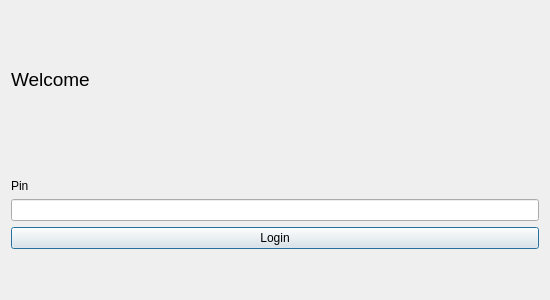
<?xml version="1.0" encoding="UTF-8"?>
<ui version="4.0">
 <class>QuickLoginPage</class>
 <widget class="QDialog" name="QuickLoginPage">
  <property name="geometry">
   <rect>
    <x>0</x>
    <y>0</y>
    <width>550</width>
    <height>300</height>
   </rect>
  </property>
  <property name="minimumSize">
   <size>
    <width>550</width>
    <height>200</height>
   </size>
  </property>
  <property name="windowTitle">
   <string>Dialog</string>
  </property>
  <layout class="QVBoxLayout" name="verticalLayout_2">
   <item>
    <widget class="QLabel" name="TitleLbl">
     <property name="font">
      <font>
       <pointsize>14</pointsize>
      </font>
     </property>
     <property name="text">
      <string>Welcome</string>
     </property>
    </widget>
   </item>
   <item>
    <layout class="QVBoxLayout" name="verticalLayout">
     <item>
      <widget class="QLabel" name="PinLbl">
       <property name="sizePolicy">
        <sizepolicy hsizetype="Preferred" vsizetype="Preferred">
         <horstretch>0</horstretch>
         <verstretch>0</verstretch>
        </sizepolicy>
       </property>
       <property name="text">
        <string>Pin</string>
       </property>
       <property name="alignment">
        <set>Qt::AlignBottom|Qt::AlignLeading|Qt::AlignLeft</set>
       </property>
      </widget>
     </item>
     <item>
      <widget class="QLineEdit" name="PinEntry">
       <property name="inputMethodHints">
        <set>Qt::ImhDigitsOnly|Qt::ImhHiddenText|Qt::ImhNoAutoUppercase|Qt::ImhNoPredictiveText|Qt::ImhSensitiveData</set>
       </property>
       <property name="echoMode">
        <enum>QLineEdit::Password</enum>
       </property>
      </widget>
     </item>
     <item>
      <widget class="QPushButton" name="LoginBtn">
       <property name="text">
        <string>Login</string>
       </property>
      </widget>
     </item>
     <item>
      <spacer name="verticalSpacer">
       <property name="orientation">
        <enum>Qt::Vertical</enum>
       </property>
       <property name="sizeType">
        <enum>QSizePolicy::Fixed</enum>
       </property>
       <property name="sizeHint" stdset="0">
        <size>
         <width>20</width>
         <height>40</height>
        </size>
       </property>
      </spacer>
     </item>
    </layout>
   </item>
  </layout>
 </widget>
 <resources/>
 <connections/>
</ui>
